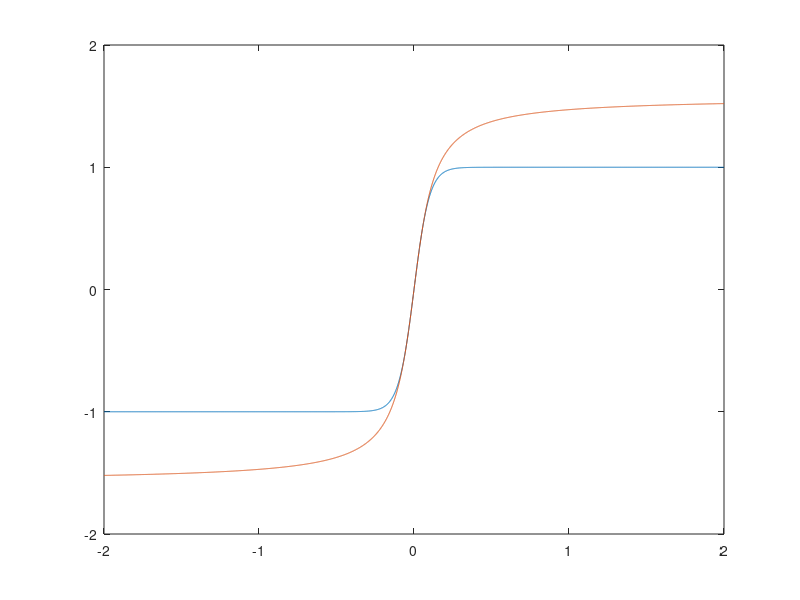
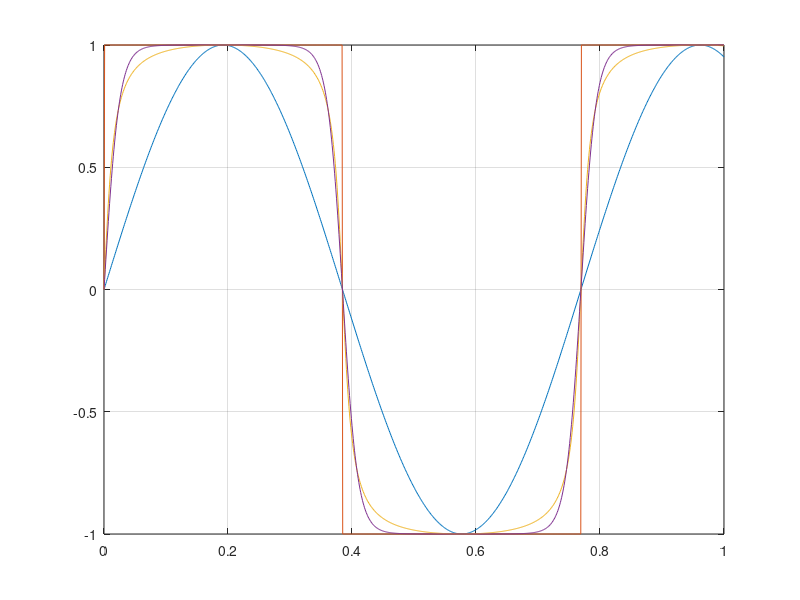
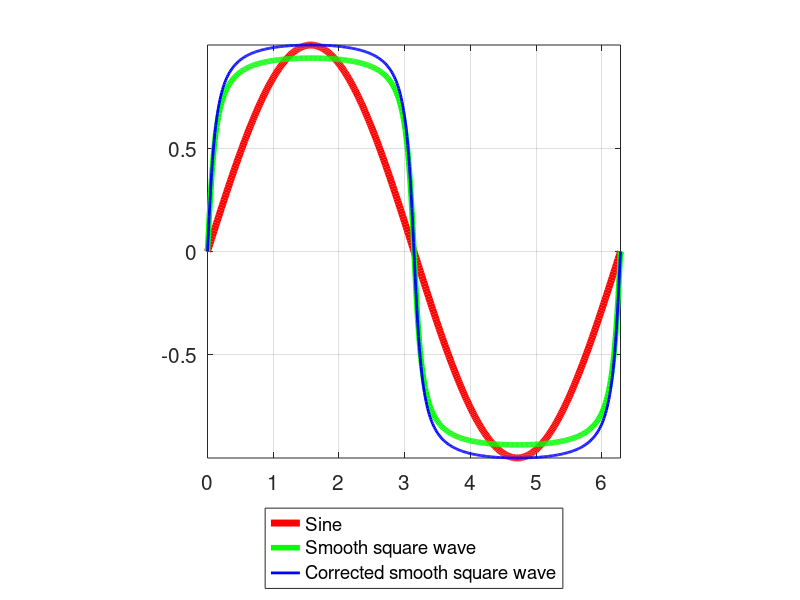

Here is the MATLAB script that generated these plots, in order:
t = -2:1e-3:2;
w = 10;
y0 = tanh(w*t);
y1 = atan(w*t);

figure(1)
plot(t, [y0; y1])


t2 = 0:1e-3:1;
w2 = 1.3;
y2 = sin(2*pi*w2*t2);
delta = 0.1;
delta2 = 0.2;
y3 = (1/atan(1/delta))*atan(sin(2*pi*t2*w2)/delta);
y4 = (1/tanh(1/delta2))*tanh(sin(2*pi*t2*w2)/delta2);

figure(2)
plot(t2, y2)
hold on
plot(t2, sign(y2))
plot(t2, [y3; y4])
hold off
grid on


%%
t=linspace(0,2*pi,500);
delta = 0.1;
A = 1;
f = 1/(2*pi);
y1 = A*sin(2*pi*t*f);
y2 = (2*A/pi)*atan(sin(2*pi*t*f)/delta);
y3 = (A/atan(1/delta))*atan(sin(2*pi*t*f)/delta);

figure; hold on;
h1=plot(t,y1,'r-','LineWidth',5);
h2=plot(t,y2,'g-','LineWidth',4);
h3=plot(t,y3,'b-','LineWidth',2);
legend([h1 h2 h3],{'Sine','Smooth square wave','Corrected smooth square wave'},'Location','SouthOutSide');
axis tight; axis square;
set(gca,'FontSize',15); grid on; box on;
drawnow;